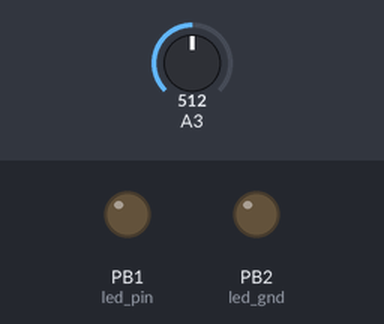
Bench run of a sketch on a simulated ATtiny85, built with avr-gcc and run on an emulated ATtiny85. Parts: output pins drawn as LEDs (lit = HIGH). The inputs (shaded band) are chosen by the test bench; at power-on: A3 = 512. Random numbers use the default seed unless the sketch sets one; pins used as bus, display or sensor lines are not drawn.

Above: at 2.2 s.
2.3 s: A3 set to 132
3.8 s: A3 set to 111
At 3.96 s:
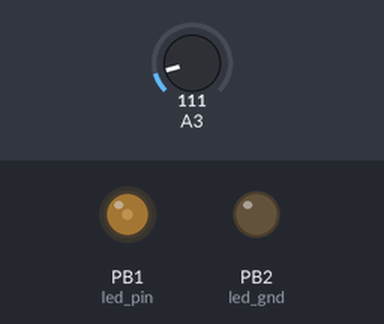
At 4.56 s:
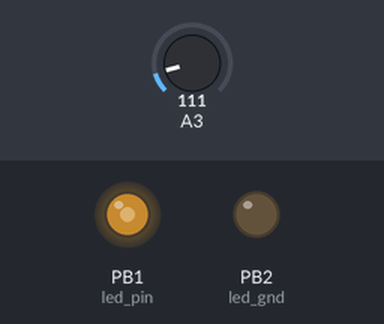
6.8 s: A3 set to 122
Timing chart, 0 to 9.8 s (numbered marks = the images above; inputs shaded):
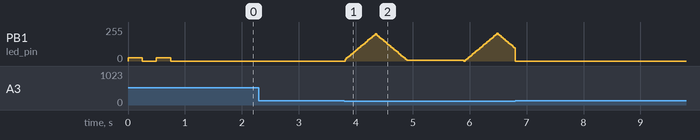

Measured:
- the behaviour switches between 120 and 119 on A3 (found by bisection; images 0 and 1)
- after the input at 2.3 s, every drawn part: stays the same

The sketch:

LED_Arduino_WDT.ino
```cpp
/*

Sketch to demonstrate developing code on Arduino and transfering it to
an Attiny.


Requires attiny core from http://hlt.media.mit.edu/?p=1695

Attiny 25/45/85 Pinouts
                  +-\/-+
 Ain0 (D 5) PB5  1|    |8  Vcc
 Ain3 (D 3) PB3  2|    |7  PB2 (D 2)  Ain1
 Ain2 (D 4) PB4  3|    |6  PB1 (D 1) pwm1
            GND  4|    |5  PB0 (D 0) pwm0
                  +----+

Using a standard LED as output and a
TEPT4400 ambient light sensor with a 1M ohm resistor

Makersbox.blogspot.com
648.ken@gmail.com

*/


#if defined(__AVR_ATtiny25__) || defined(__AVR_ATtiny45__) || defined(__AVR_ATtiny85__)
  #define ARDUINO 0
  #define led_pin 1 // pwm
  #define led_gnd 2
#else
  #define ARDUINO 1
  #define led_pin 5 // pwm
  #define led_gnd 7
#endif

#define sensor_pin 3 // Analog 3
#define sensor_sup 5
#define sensor_gnd 4

#include <avr/sleep.h>
#include <avr/wdt.h>

#ifndef cbi
#define cbi(sfr, bit) (_SFR_BYTE(sfr) &= ~_BV(bit))
#endif
#ifndef sbi
#define sbi(sfr, bit) (_SFR_BYTE(sfr) |= _BV(bit))
#endif


int timeout = 10000; // about 6 minutes
int threshold = 120;
int counter = 0;
boolean LED = LOW;
int fade = 25;
int fadeAmount = 5;
volatile boolean f_wdt = 1;


void flashLED(int num){
  for (int x=0; x < num; x++){
    analogWrite(led_pin, 25);
    delay(250);
    digitalWrite(led_pin, LOW);
    delay(250);
  }
}


void setup() {
  pinMode(led_gnd, OUTPUT);
  digitalWrite(led_gnd, LOW);

  pinMode(sensor_sup, OUTPUT);
  digitalWrite(sensor_sup, HIGH);

  pinMode(sensor_gnd, OUTPUT);
  digitalWrite(sensor_gnd, LOW);

  setup_watchdog(8); // approximately 4 seconds sleep

  flashLED(2);
  #if(ARDUINO)
    Serial.begin(9600);
  #endif
}


void loop() {
  int val = analogRead(sensor_pin);
  //int val = digitalRead(sensor_pin);
  if (val < threshold){
    LED = HIGH;
  }
  else{
    LED = LOW;
    counter = 0;
    fade = 5;
    fadeAmount = random(5) + 5;
  }
  if (LED && counter < timeout){
    analogWrite(led_pin, fade);
  }
  else{
    digitalWrite(led_pin, LOW);
  }
  fade = fade + fadeAmount;
  if (fade > 200 || fade < 0){
    fadeAmount = -fadeAmount;
    if(fade < 0){
      fade = 0;
      int d = random(750) + 250;
      delay(d);
    }
  }

  #if(ARDUINO)
    Serial.print(val);
    Serial.print(" ");
    Serial.print(counter);
    Serial.println();
  #endif

  counter ++;
  delay(25);
}

// set system into the sleep state
// system wakes up when wtchdog is timed out
void system_sleep() {
  cbi(ADCSRA,ADEN);                    // switch Analog to Digitalconverter OFF

  set_sleep_mode(SLEEP_MODE_PWR_DOWN); // sleep mode is set here
  sleep_enable();

  sleep_mode();                        // System sleeps here

  sleep_disable();                     // System continues execution here when watchdog timed out
  sbi(ADCSRA,ADEN);                    // switch Analog to Digitalconverter ON
}


// 0=16ms, 1=32ms,2=64ms,3=128ms,4=250ms,5=500ms
// 6=1 sec,7=2 sec, 8=4 sec, 9= 8sec
void setup_watchdog(int ii) {

  byte bb;
  int ww;
  if (ii > 9 ) ii=9;
  bb=ii & 7;
  if (ii > 7) bb|= (1<<5);
  bb|= (1<<WDCE);
  ww=bb;

  MCUSR &= ~(1<<WDRF);
  // start timed sequence
  WDTCR |= (1<<WDCE) | (1<<WDE);
  // set new watchdog timeout value
  WDTCR = bb;
  WDTCR |= _BV(WDIE);
}

// Watchdog Interrupt Service / is executed when watchdog timed out
ISR(WDT_vect) {
  f_wdt=1;  // set global flag
}
```
